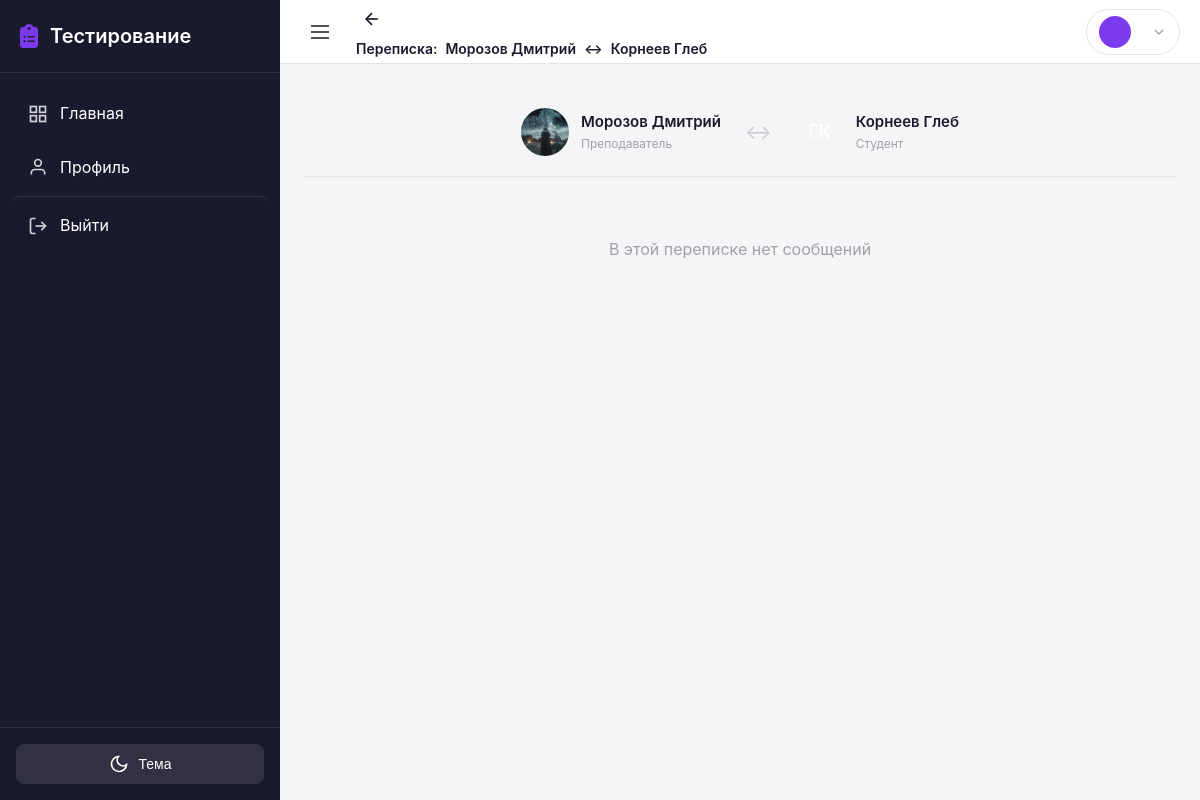
The app's page /chat/admin/5/6/ (signed in), older data.
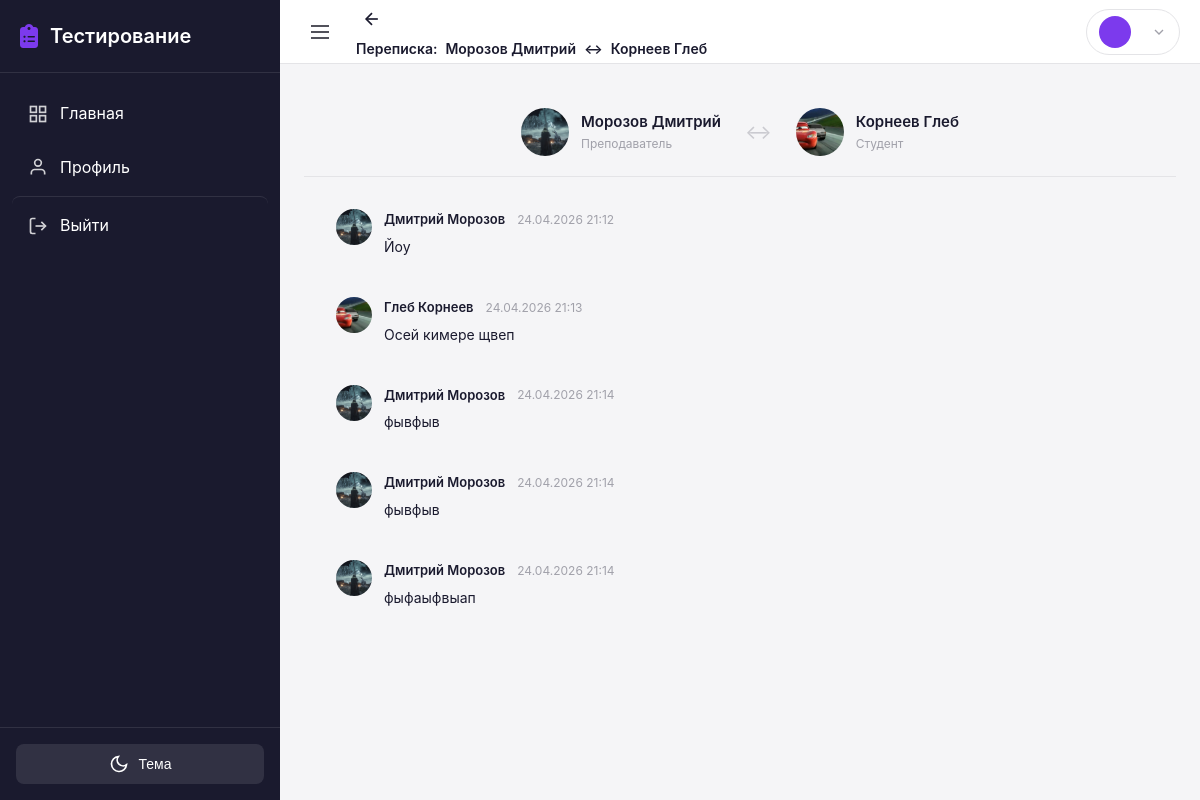
The same page, newer data.
### users/models.py (models this page shows, shortened)
class User(AbstractUser):
    role = models.CharField(
        max_length=10,
        choices=UserRole.choices,
        default=UserRole.STUDENT,
        verbose_name='Р РѕР»СЊ'
    )
    phone = models.CharField(
        max_length=20,
        blank=True,
        verbose_name='РўРµР»РµС„РѕРЅ'
    )
    birth_date = models.DateField(
        null=True,
        blank=True,
        verbose_name='Р”Р°С‚Р° СЂРѕР¶РґРµРЅРёСЏ'
    )
    patronymic = models.CharField(
        max_length=100,
        blank=True,
        verbose_name='РћС‚С‡РµСЃС‚РІРѕ'
    )
    class Meta:
        verbose_name = 'РџРѕР»СЊР·РѕРІР°С‚РµР»СЊ'
        verbose_name_plural = 'РџРѕР»СЊР·РѕРІР°С‚РµР»Рё'
    @property
    def is_teacher(self):
        return self.role == UserRole.TEACHER
    @property
    def is_student(self):
        return self.role == UserRole.STUDENT

class Profile(models.Model):
    user = models.OneToOneField(
        User,
        on_delete=models.CASCADE,
        related_name='profile',
        verbose_name='РџРѕР»СЊР·РѕРІР°С‚РµР»СЊ'
    )
    avatar = models.ImageField(
        upload_to='avatars/',
        null=True,
        blank=True,
        verbose_name='РђРІР°С‚Р°СЂ'
    )
    bio = models.TextField(
        blank=True,
        verbose_name='Рћ СЃРµР±Рµ'
    )
    group = models.ForeignKey(
        'groups.Group',
        on_delete=models.SET_NULL,
        null=True,
        blank=True,
        related_name='students',
        verbose_name='Р“СЂСѓРїРїР°',
        help_text='Р“СЂСѓРїРїР°, Рє РєРѕС‚РѕСЂРѕР№ РїСЂРёРЅР°РґР»РµР¶РёС‚ СЃС‚СѓРґРµРЅС‚'
    )
    real_group = models.CharField(
        max_length=50,
        blank=True,
        verbose_name='Р РµР°Р»СЊРЅР°СЏ РіСЂСѓРїРїР°',
        help_text='Р”Р»СЏ СЃС‚СѓРґРµРЅС‚РѕРІ РїРѕСЃР»Рµ 11 РєР»Р°СЃСЃР° (РЅР°РїСЂРёРјРµСЂ, 11РРЎ-1/26)'
    )
    created_at = models.DateTimeField(
        auto_now_add=True,
        verbose_name='Р”Р°С‚Р° СЃРѕР·РґР°РЅРёСЏ'
    )
    updated_at = models.DateTimeField(
        auto_now=True,
        verbose_name='Р”Р°С‚Р° РѕР±РЅРѕРІР»РµРЅРёСЏ'
    )
    last_seen_at = models.DateTimeField(
        null=True,
        blank=True,
        verbose_name='РџРѕСЃР»РµРґРЅРёР№ Р·Р°С…РѕРґ РІ СЃРµС‚СЊ'
    )
    class Meta:
        verbose_name = 'РџСЂРѕС„РёР»СЊ'
        verbose_name_plural = 'РџСЂРѕС„РёР»Рё'

### chat/models.py (models this page shows, shortened)
class Message(models.Model):
    sender = models.ForeignKey(
        settings.AUTH_USER_MODEL,
        on_delete=models.CASCADE,
        related_name='sent_messages',
        verbose_name='Отправитель',
    )
    receiver = models.ForeignKey(
        settings.AUTH_USER_MODEL,
        on_delete=models.CASCADE,
        related_name='received_messages',
        verbose_name='Получатель',
    )
    text = models.TextField(verbose_name='Текст сообщения')
    is_read = models.BooleanField(default=False, verbose_name='Прочитано')
    created_at = models.DateTimeField(auto_now_add=True, verbose_name='Дата отправки')
    class Meta:
        verbose_name = 'Сообщение'
        verbose_name_plural = 'Сообщения'
        ordering = ['created_at']
        indexes = [
            models.Index(fields=['sender', 'receiver', 'created_at']),
            models.Index(fields=['receiver', 'is_read']),
        ]
    @classmethod
    def get_conversation(cls, user1, user2):
        return cls.objects.filter(
            Q(sender=user1, receiver=user2) | Q(sender=user2, receiver=user1)
        ).select_related('sender', 'receiver')

### chat/views.py (the view)
# urls.py: path('chat/admin/<int:user1_id>/<int:user2_id>/', views.admin_chat_view, name='admin_chat'),
@login_required
def admin_chat_view(request, user1_id, user2_id):
    if request.user.role != 'admin':
        return redirect('chat:contacts')
    user1 = get_object_or_404(User, id=user1_id)
    user2 = get_object_or_404(User, id=user2_id)
    chat_messages = Message.get_conversation(user1, user2)
    context = {
        'user1': user1,
        'user2': user2,
        'chat_messages': chat_messages,
    }
    return render(request, 'chat/admin_chat.html', context)

### chat/context_processors.py (called while the page is built)
def unread_messages_count(request):
    if request.user.is_authenticated:
        count = Message.objects.filter(receiver=request.user, is_read=False).count()
        return {'total_unread_messages': count}
    return {'total_unread_messages': 0}

### testingPlatform/ngrok_skip_warning.py (called while the page is built)
    def __call__(self, request):
        request.META['HTTP_NGROK_SKIP_BROWSER_WARNING'] = 'true'
        response = self.get_response(request)
        response['ngrok-skip-browser-warning'] = 'true'
        return response

### templates/chat/admin_chat.html (shortened to what this page needs)
{% extends 'base.html' %}
{% block topbar_title %}
    <a href="{% url 'chat:admin_chat_list' %}" class="chat-back-btn">
        <svg width="20" height="20" viewBox="0 0 24 24" fill="none" stroke="currentColor" stroke-width="2">
            <line x1="19" y1="12" x2="5" y2="12"></line>
            <polyline points="12 19 5 12 12 5"></polyline>
        </svg>
    </a>
    <span class="chat-with-user">
        <span>Переписка:</span>
        <strong>{{ user1.last_name }} {{ user1.first_name }}</strong>
        <span>↔</span>
        <strong>{{ user2.last_name }} {{ user2.first_name }}</strong>
    </span>
{% endblock %}
{% block content %}
<div class="admin-chat-view">
    <div class="admin-chat-header">
        <div class="user-info">
            <div class="user-avatar-large">
                {% if user1.profile.avatar %}
                    <img src="{{ user1.profile.avatar.url }}" alt="{{ user1.last_name }}">
                {% else %}
                    <span>{{ user1.first_name|first }}{{ user1.last_name|first }}</span>
                {% endif %}
            </div>
            <div>
                <div class="user-name">{{ user1.last_name }} {{ user1.first_name }}</div>
                <div class="user-role">{{ user1.get_role_display }}</div>
            </div>
        </div>
        <div class="vs-icon">↔</div>
        <div class="user-info">
            <div class="user-avatar-large">
                {% if user2.profile.avatar %}
                    <img src="{{ user2.profile.avatar.url }}" alt="{{ user2.last_name }}">
                {% else %}
                    <span>{{ user2.first_name|first }}{{ user2.last_name|first }}</span>
                {% endif %}
            </div>
            <div>
                <div class="user-name">{{ user2.last_name }} {{ user2.first_name }}</div>
                <div class="user-role">{{ user2.get_role_display }}</div>
            </div>
        </div>
    </div>
    <div class="admin-messages">
        {% for message in chat_messages %}
            <div class="admin-message {% if message.sender.id == user1.id %}from-user1{% else %}from-user2{% endif %}">
                <div class="message-sender-badge">
                    {% if message.sender.profile.avatar %}
                        <img src="{{ message.sender.profile.avatar.url }}" alt="{{ message.sender.last_name }}">
                    {% else %}
                        <span>{{ message.sender.first_name|first }}{{ message.sender.last_name|first }}</span>
                    {% endif %}
                </div>
                <div class="message-body">
                    <div class="message-meta">
                        <span class="sender-name">{{ message.sender.get_full_name|default:message.sender.username }}</span>
                        <span class="message-date">{{ message.created_at|date:"d.m.Y H:i" }}</span>
                    </div>
                    <div class="message-text">{{ message.text|linebreaksbr }}</div>
                </div>
            </div>
        {% empty %}
            <div class="no-messages">
                <p>В этой переписке нет сообщений</p>
            </div>
        {% endfor %}
    </div>
</div>
{% endblock %}

Row changes from the older to the newer data that the page shows:
changed User "Корнеев": profile.avatar: picture added
added Message: sender.profile.avatar (picture), sender.get_full_name "Дмитрий Морозов", created_at "24.04.2026 21:12", text "Йоу"
added Message: sender.profile.avatar (picture), sender.get_full_name "Глеб Корнеев", created_at "24.04.2026 21:13", text "Осей кимере щвеп"
added Message: sender.profile.avatar (picture), sender.get_full_name "Дмитрий Морозов", created_at "24.04.2026 21:14", text "фывфыв"
added Message: sender.profile.avatar (picture), sender.get_full_name "Дмитрий Морозов", created_at "24.04.2026 21:14", text "фывфыв"
added Message: sender.profile.avatar (picture), sender.get_full_name "Дмитрий Морозов", created_at "24.04.2026 21:14", text "фыфаыфвыап"
Text that changed along with them:
text no longer shown: "В этой переписке нет сообщений"
